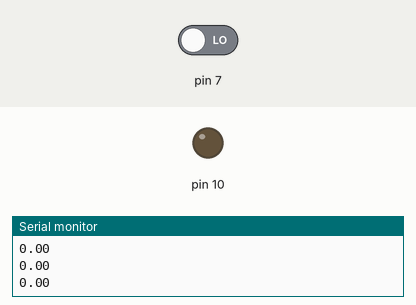
Recording of a sketch running on a simulated Arduino Uno, built with avr-gcc and run on an emulated ATmega328P. Parts: output pins drawn as LEDs (lit = HIGH), the last lines printed to the serial monitor. Inputs (shaded band) come from the test bench; at power-on: pin 7 LOW.

Above: at 1.2 s.
1.3 s: pin 7 driven HIGH
At 2.7 s:
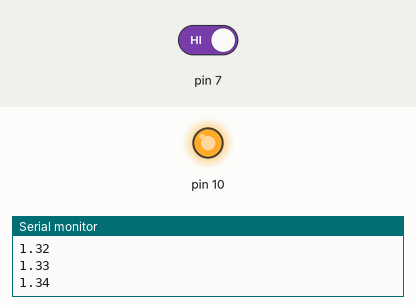
Timing chart, 0 to 4.3 s (numbered marks = the images above; inputs shaded):
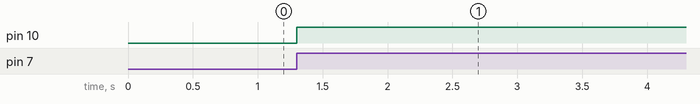

Measured:
- after the input at 1.3 s, pin 10: LOW → HIGH at once

The sketch:

Arduino_aula4.ino
```cpp
// Cronometro que conta apenas quando pressionar o botão e para quando pressionado novamente
//C++ Code

int statusBotao = 0;
int statusAnterior = 0;
int statusLed = 0;
int ligarCronometro = 0;
float cronometro = 0;
float cronoMillis = 0;


// usar a mesma logica da aula 3

void setup() {
  Serial.begin(115200);
  pinMode(7, INPUT);
  pinMode(10, OUTPUT);
}

void loop() {

 statusBotao = digitalRead(7);
  if(statusBotao == true) {  // true, HIGH, 1 são a mesma coisa;
                             // false, LOW, 0 são a mesma coisa;

                            // statusAnterior == 0; ---> desligado
    if(statusAnterior == 0){               // == 1; ---> ligado
    statusAnterior = 1;     // statusAanterior = 1; ---> botão foi pressionado
      if(statusLed == LOW){                 // = 0; ---> botão não foi pressionado
      digitalWrite(10, HIGH);
      statusLed = 1;
      ligarCronometro = 1;
      }
    else{
    digitalWrite(10, LOW);
      statusLed = 0;
      ligarCronometro = 0;
    }
   }
  }
  else{
    statusAnterior = 0;
  }
  delay(10);
    if(ligarCronometro == true){
     cronoMillis++;
 }
    else{
      cronoMillis = 0;
    }
    cronometro = cronoMillis / 100; // 1 dividido por 100
    Serial.println(cronometro);

}//fim loop
   
```
